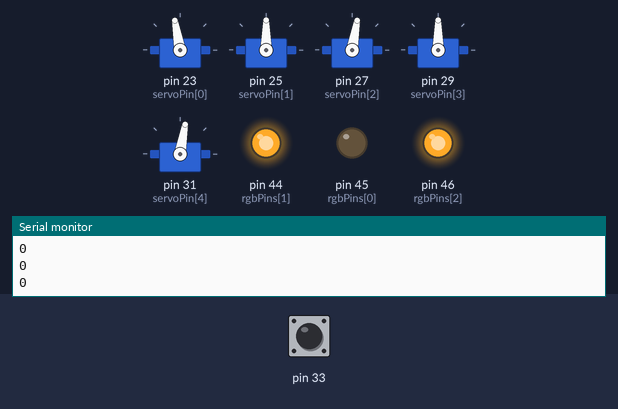
This sketch was run on a simulated Arduino Mega 2560, built with avr-gcc and run on an emulated ATmega2560. Shown: 5 × servo, output pins drawn as LEDs (lit = HIGH), the last lines printed to the serial monitor. Inputs (shaded band) come from the test bench; at power-on: pin 33 HIGH.

Above: at 1.3 s.
1.4 s: pin 33 pulled LOW for 0.3 s
At 2.3 s:
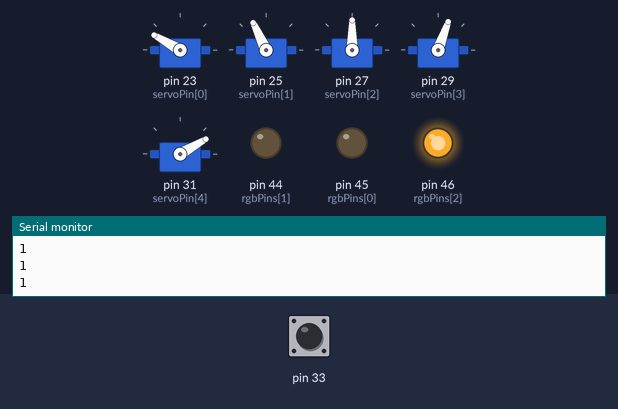
3.2 s: pin 33 pulled LOW for 1 s
At 4.4 s:
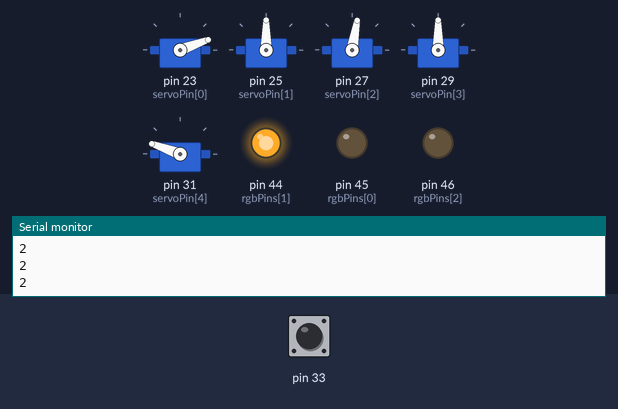
5.7 s: pin 33 pulled LOW for 0.3 s
At 6.5 s:
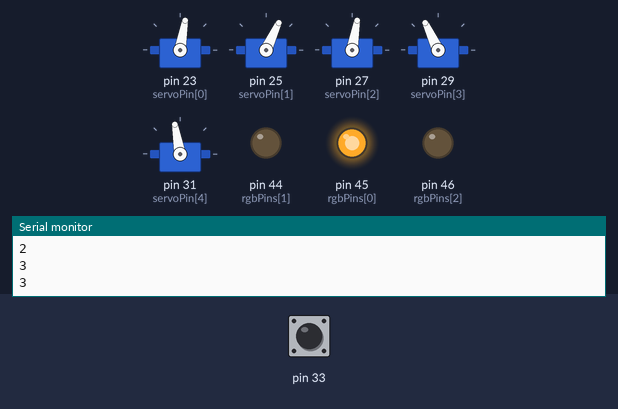
7.5 s: pin 33 pulled LOW for 3.2 s
At 8.5 s:
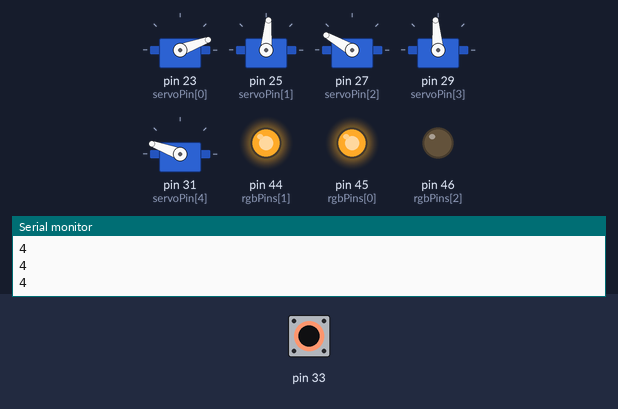
12.2 s: pin 33 pulled LOW for 0.3 s
At 13.1 s:
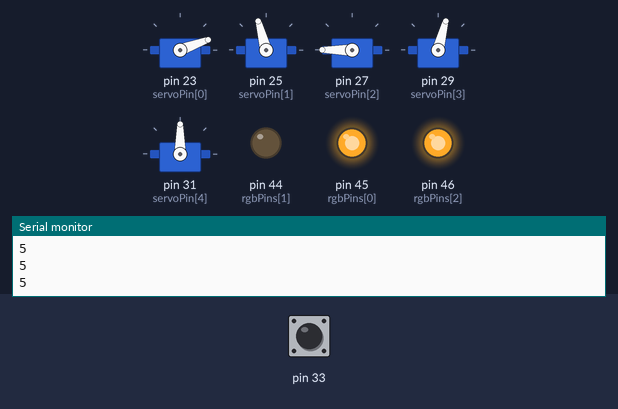
14.0 s: pin 33 pulled LOW for 1 s
At 14.17 s:
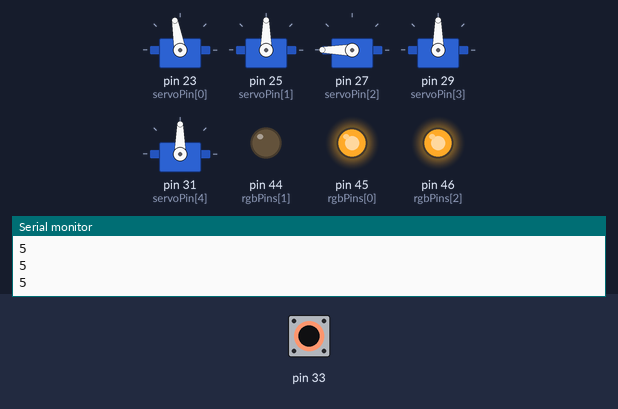
Timing chart, 0 to 17.0 s (numbered marks = the images above; inputs shaded):
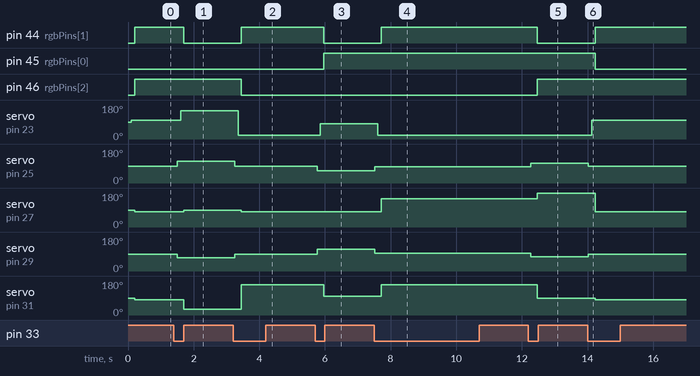

The sketch:

face_sketch.ino
```cpp
#include <Servo.h>

Servo s0;
Servo s1;
Servo s2;
Servo s3;
Servo s4;

int servoPin[] = {23,25,27,29,31};
int expression;
int expressions[][8] =   {{100,90,80,90,80,0,50,50}, //neutral
                        {150,115,90,70,30,0,0,50},  //sad
                        {20,90,80,90,160,0,50,0},  //happy
                        {80,65,80,115,100,50,0,0},//mad
                        {20,85,150,95,160,50,50,0},//interested
                        {20,105,180,75,90,50,0,50}};  //uncertain

int rgbPins[] = {45,44,46};
int rgbScale[] = {120,120,120};

int count = 0;
int time;
int val;
int lastread;
Servo myservo;

void setup()
{
  Serial.begin(9600);
  expression = 0;
  pinMode(44, OUTPUT);
  pinMode(45, OUTPUT);
  pinMode(46, OUTPUT);
  pinMode(33, INPUT_PULLUP);
  s0.attach(servoPin[0]);
  s1.attach(servoPin[1]);
  s2.attach(servoPin[2]);
  s3.attach(servoPin[3]);
  s4.attach(servoPin[4]);
}

void loop() {
  Serial.println(expression);
  if(digitalRead(33)==LOW){
      if(!lastread){
        expression ++;
        lastread = 1;
         if(expression == 6
         ){
          expression = 0;
         }
       }
  }else{
    lastread = 0;
  }
   //s0.write(5*expression);
   //allServo(90+(10*expression));
   expressionSet(expression);
   delay(50);

}

//pos should be 0-100

void expressionSet(int exp){
  s1.write(expressions[exp][1]);
  s3.write(expressions[exp][3]);

  delay(100);
  s0.write(expressions[exp][0]);

  delay(100);
  s2.write(expressions[exp][2]);
  s4.write(expressions[exp][4]);

     ledWrite(expressions[exp][5],expressions[exp][6],expressions[exp][7]);
}
void allServo(int val){
  s0.write(val);
  s1.write(val);
  s2.write(val);
  s3.write(val);
  s4.write(val);
}
void eyesSet(int val){
   s2.write(val);
}
void ledWrite(int r,int g,int b){
//  analogWrite(rgbPins[0], r*rgbScale[0]/100);
//  analogWrite(rgbPins[1], g*rgbScale[1]/100);
//  analogWrite(rgbPins[2], b*rgbScale[2]/100);
  digitalWrite(rgbPins[0], r);
  digitalWrite(rgbPins[1], g);
  digitalWrite(rgbPins[2], b);
}
```

Measured:
- after the input at 1.4 s, pin 44 (rgbPins[1]): HIGH → LOW after 0.30 s; servo on pin 23 (servoPin[0]): 100° → 150° after 0.20 s; servo on pin 25 (servoPin[1]): 90° → 115° after 0.10 s; servo on pin 27 (servoPin[2]): 80° → 90° after 0.30 s; servo on pin 29 (servoPin[3]): 90° → 70° after 0.10 s
- after the input at 3.2 s, pin 44 (rgbPins[1]): LOW → HIGH after 0.26 s; pin 46 (rgbPins[2]): HIGH → LOW after 0.26 s; servo on pin 23 (servoPin[0]): 150° → 20° after 0.16 s; servo on pin 25 (servoPin[1]): 115° → 90° after 0.06 s; servo on pin 27 (servoPin[2]): 90° → 80° after 0.26 s
- after the input at 5.7 s, pin 44 (rgbPins[1]): HIGH → LOW after 0.26 s; pin 45 (rgbPins[0]): LOW → HIGH after 0.26 s; servo on pin 23 (servoPin[0]): 20° → 80° after 0.16 s; servo on pin 25 (servoPin[1]): 90° → 65° after 0.06 s; servo on pin 29 (servoPin[3]): 90° → 115° after 0.06 s
- after the input at 7.5 s, pin 44 (rgbPins[1]): LOW → HIGH after 0.22 s; servo on pin 23 (servoPin[0]): 80° → 20° after 0.12 s; servo on pin 25 (servoPin[1]): 65° → 85° at once; servo on pin 27 (servoPin[2]): 80° → 150° after 0.22 s; servo on pin 29 (servoPin[3]): 115° → 95° at once
- after the input at 12.2 s, pin 44 (rgbPins[1]): HIGH → LOW after 0.27 s; pin 46 (rgbPins[2]): LOW → HIGH after 0.27 s; servo on pin 25 (servoPin[1]): 85° → 105° after 0.07 s; servo on pin 27 (servoPin[2]): 150° → 180° after 0.27 s; servo on pin 29 (servoPin[3]): 95° → 75° after 0.07 s
- after the input at 14.0 s, pin 44 (rgbPins[1]): LOW → HIGH after 0.23 s; pin 45 (rgbPins[0]): HIGH → LOW after 0.23 s; servo on pin 23 (servoPin[0]): 20° → 100° after 0.13 s; servo on pin 25 (servoPin[1]): 105° → 90° at once; servo on pin 27 (servoPin[2]): 180° → 80° after 0.23 s
